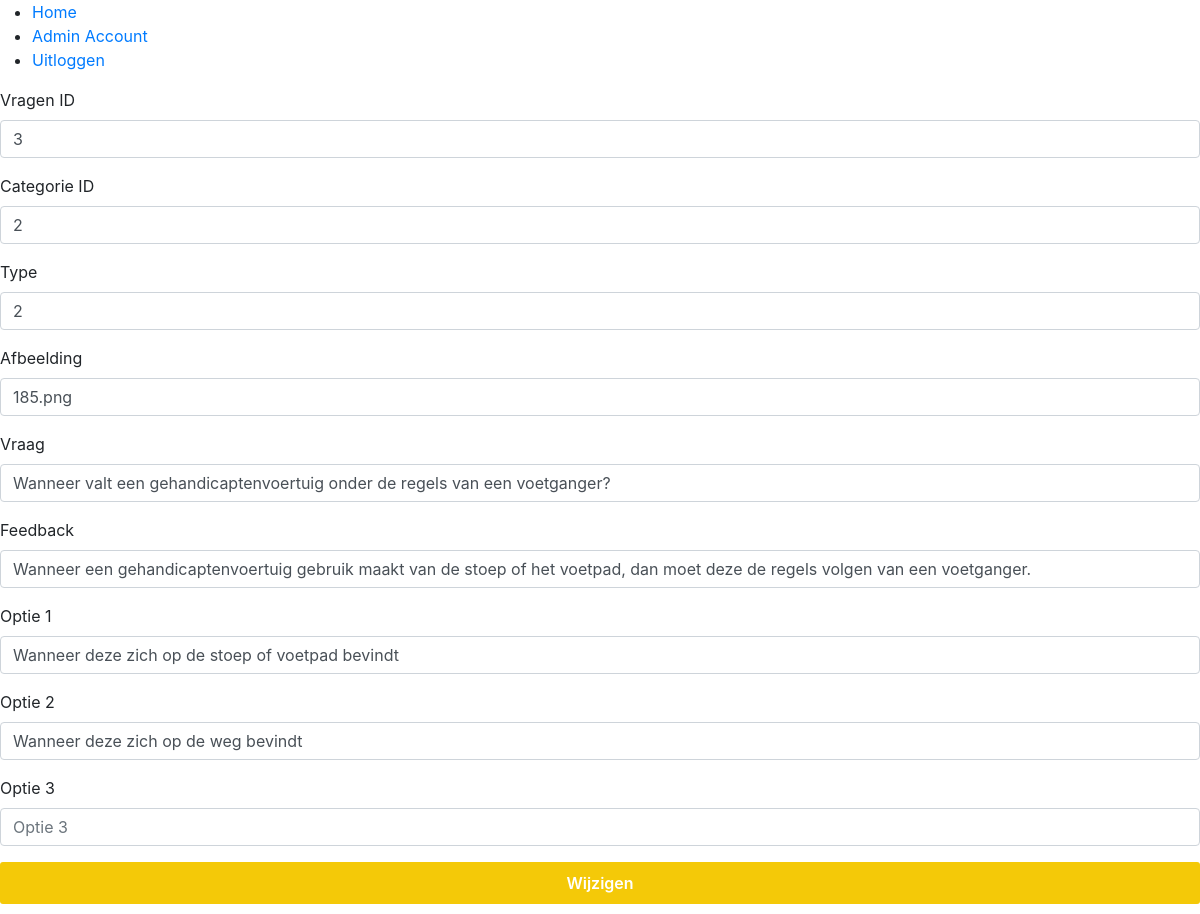
The app's page /login/admin/edit_vraag.php?id=3 (signed in) with its own data.
### tables this page shows
CREATE TABLE `vragen` (
  `vragen_id` int(11) NOT NULL,
  `vragen_category_id` int(11) NOT NULL,
  `type` int(11) NOT NULL,
  `image` varchar(255) NOT NULL,
  `question` text NOT NULL,
  `feedback` text NOT NULL,
  `option_1` varchar(255) NOT NULL,
  `option_2` varchar(255) NOT NULL,
  `option_3` varchar(255) NOT NULL
);

### login/admin/edit_vraag.php (the view, shortened to what this page needs)
<?php
include('../core/header.php');
$vragen_id = '';
$vragen_category_id = '';
$type = '';
$image = '';
$question = '';
$feedback = '';
$option_1 = '';
$option_2 = '';
$option_3 = '';
if (isset($_GET['id'])) {
    $current_vragen_id = $_GET['id'];
    $sql = "SELECT vragen_id, vragen_category_id, type, image, question, feedback, option_1, option_2, option_3 FROM vragen WHERE vragen_id = ?";
    $stmt = $con->prepare($sql);
    $stmt->bind_param('i', $current_vragen_id);
    $stmt->execute();
    $stmt->bind_result($vragen_id, $vragen_category_id, $type, $image, $question, $feedback, $option_1, $option_2, $option_3);
}
?>
<!DOCTYPE html>
<html lang="en">
<head>
    <link rel="stylesheet" href="../assets/css/style.css">
</head>
<body>
    <form method="post">
        <div class="mb-3">
            <label for="numberInput" class="form-label">Vragen ID</label>
            <input type="number" name="vragen_id" class="form-control" id="numberInput" placeholder="Vragen ID" value="<?php echo $vragen_id; ?>" required>
        </div>
        <div class="mb-3">
            <label for="numberInput" class="form-label">Categorie ID</label>
            <input type="number" name="vragen_category_id" class="form-control" id="numberInput" placeholder="Categorie ID" value="<?php echo $vragen_category_id; ?>" required>
        </div>
        <div class="mb-3">
            <label for="numberInput" class="form-label">Type</label>
            <input type="number" name="type" class="form-control" id="numberInput" placeholder="Type (0 of 1)" value="<?php echo $type; ?>" required>
        </div>
        <div class="mb-3">
            <label for="textInput" class="form-label">Afbeelding</label>
            <input type="text" name="image" class="form-control" id="image" placeholder="Afbeelding" value="<?php echo $image; ?>" required>
        </div>
        <div class="mb-3">
            <label for="textInput" class="form-label">Vraag</label>
            <input type="text" name="question" class="form-control" id="question" placeholder="Vraag" value="<?php echo $question; ?>" required>
        </div>
        <div class="mb-3">
            <label for="textInput" class="form-label">Feedback</label>
            <input type="text" name="feedback" class="form-control" id="feedback" placeholder="Feedback" value="<?php echo $feedback; ?>" required>
        </div>
        <div class="mb-3">
            <label for="textInput" class="form-label">Optie 1</label>
            <input type="text" name="option_1" class="form-control" id="option_1" placeholder="Optie 1" value="<?php echo $option_1; ?>" required>
        </div>
        <div class="mb-3">
            <label for="textInput" class="form-label">Optie 2</label>
            <input type="text" name="option_2" class="form-control" id="option_2" placeholder="Optie 2" value="<?php echo $option_2; ?>" required>
        </div>
        <div class="mb-3">
            <label for="textInput" class="form-label">Optie 3</label>
            <input type="text" name="option_3" class="form-control" id="option_3" placeholder="Optie 3" value="<?php echo $option_3; ?>" required>
        </div>
        <button type="submit" name="submit" class="button4">Wijzigen</button>
    </form>
</body>
</html>
<?php
include('../core/footer.php');
?>

### assets/css/style.css (style rules this page uses)
.button4 { display: inline-block; outline: none; cursor: pointer; font-weight: 600; border-radius: 3px; padding: 12px 24px; border: 0; color: #ffffff; background: #f4c908; line-height: 1.15; font-size: 16px; width: 100%; margin-bottom: 10px; }

### records on screen
vragen: vragen_id "3", vragen_category_id "2", type "2", image "185.png", question "Wanneer valt een gehandicaptenvoertuig onder de regels van een voetganger?", feedback "Wanneer een gehandicaptenvoertuig gebruik maakt van de stoep of het voetpad, dan moet deze de regels volgen van een voetganger.", option_1 "Wanneer deze zich op de stoep of voetpad bevindt", option_2 "Wanneer deze zich op de weg bevindt"
